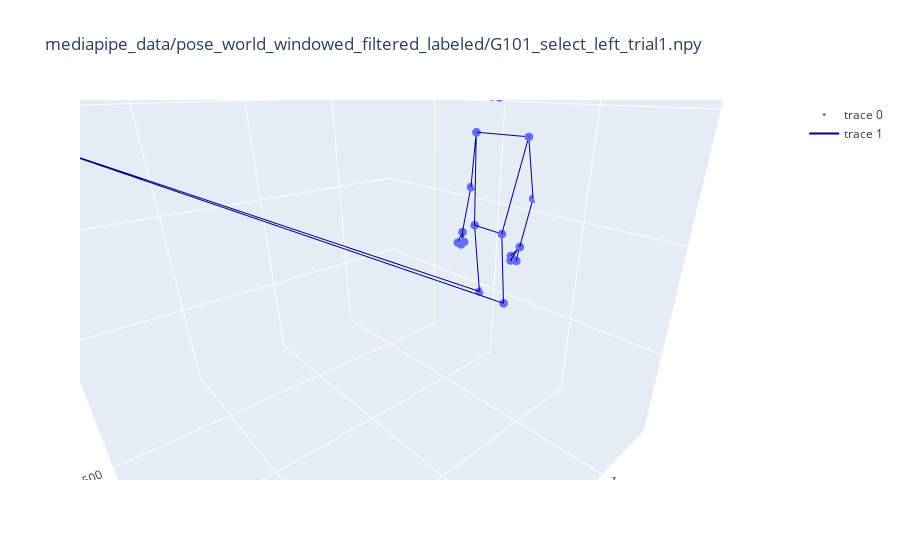

Notebook source saved alongside this figure:
### Markdown cell above
Init data

### Code cell
transform = T.Compose([
    
])

points = np.copy(data[frame, :-1])
points = transform(points[None, ...]).reshape(-1, 3)

scatters = get_skeleton_data(points)
vis_data(scatters, file_path)

### Figure 1 — Plotly figure (JSON) as saved in the notebook; plotly's stock layout.template omitted (floating-point values rounded to 4 significant figures)
{"data": [{"marker": {"size": 3}, "mode": "markers", "type": "scatter3d", "x": [18.41, 39.9, 53.21, 67.31, -0.1309, -12.22, -23.91, 78.9, -48.08, 39.06, -8.851, 173.4, -155.9, 211.9, -195.8, 199.2, -179.5, 205.1, -184.6, 172.9, -162.3, 161.9, -148.9, 101.2, -90.81, 96.02, -98.76, 0, 0, 0, 0, 0, 0], "y": [-54.73, -87.81, -86.56, -85.45, -91.15, -91.97, -91.63, -70.31, -74.72, -20.34, -22.53, 149.5, 152.0, 438.8, 443.5, 679.3, 681.0, 745.6, 736.9, 750.9, 742.9, 733.0, 727.1, 627.2, 622.4, 1047.0, 1044.0, 0, 0, 0, 0, 0, 0], "z": [1774, 1807, 1810, 1818, 1796, 1804, 1806, 1846, 1826, 1798, 1801, 1866, 1864, 1890, 1880, 1829, 1804, 1800, 1773, 1795, 1777, 1809, 1786, 1801, 1804, 1862, 1878, 0, 0, 0, 0, 0, 0]}, {"line": {"color": "darkblue", "width": 2}, "marker": {"size": 1}, "mode": "lines", "type": "scatter3d", "x": [-48.08, -23.91, -12.22, -0.1309, 18.41, 39.9, 53.21, 67.31, 78.9, null, -8.851, 39.06, null, -155.9, 173.4, 101.2, -90.81, -155.9, null, -155.9, -195.8, -179.5, null, 173.4, 211.9, 199.2, null, -148.9, -179.5, -184.6, -162.3, -179.5, null, 161.9, 199.2, 205.1, 172.9, 199.2, null, -90.81, -98.76, 0, 0, 0, 0, null, 101.2, 96.02, 0, 0, 0, 0, null], "y": [-74.72, -91.63, -91.97, -91.15, -54.73, -87.81, -86.56, -85.45, -70.31, null, -22.53, -20.34, null, 152.0, 149.5, 627.2, 622.4, 152.0, null, 152.0, 443.5, 681.0, null, 149.5, 438.8, 679.3, null, 727.1, 681.0, 736.9, 742.9, 681.0, null, 733.0, 679.3, 745.6, 750.9, 679.3, null, 622.4, 1044.0, 0, 0, 0, 0, null, 627.2, 1047.0, 0, 0, 0, 0, null], "z": [1826, 1806, 1804, 1796, 1774, 1807, 1810, 1818, 1846, null, 1801, 1798, null, 1864, 1866, 1801, 1804, 1864, null, 1864, 1880, 1804, null, 1866, 1890, 1829, null, 1786, 1804, 1773, 1777, 1804, null, 1809, 1829, 1800, 1795, 1829, null, 1804, 1878, 0, 0, 0, 0, null, 1801, 1862, 0, 0, 0, 0, null]}], "layout": {"scene": {"aspectratio": {"x": 1, "y": 1, "z": 1}, "camera": {"center": {"x": -0.8, "y": 0.7, "z": 1}, "eye": {"x": 0.8, "y": -0.3, "z": -0.5}, "up": {"x": 0, "y": -1, "z": 0}}, "xaxis": {"range": [-937.0, 953.0], "visible": true}, "yaxis": {"range": [-467.6, 1422.0], "visible": true}, "zaxis": {"range": [0, 1890], "visible": true}}, "title": {"text": "mediapipe_data/pose_world_windowed_filtered_labeled/G101_select_left_trial1.npy"}}}
